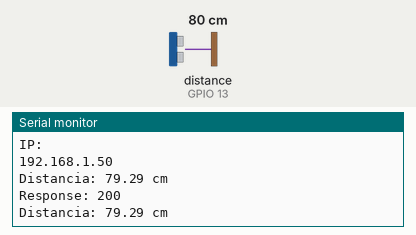
Bench run of a sketch on a simulated ESP32. On the bench: the last lines printed to the serial monitor. Wiring (inferred from the names in the program): ultrasonic range finder: trigger GPIO 12; echo GPIO 13. The test bench sets the inputs (shaded band); at power-on: distance to the obstacle (sensor on GPIO 13) 80 cm. The echo pulse lasts 58.3 µs per cm; WiFi joins after 1.5 s; servers stay silent unless stated; uploads are accepted with an empty reply.

Above: at 2.7 s.
2.8 s: distance to the obstacle (sensor on GPIO 13) set to 2 cm
At 3.6 s:
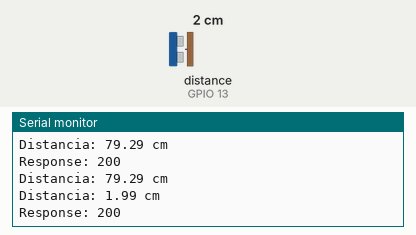
4.3 s: distance to the obstacle (sensor on GPIO 13) set to 4 cm
At 4.8 s:
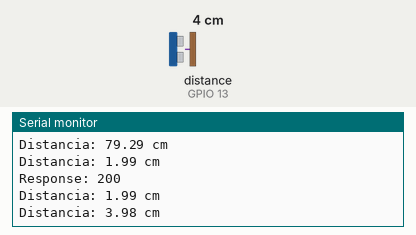
Timing chart, 0 to 7.3 s (numbered marks = the images above; inputs shaded):
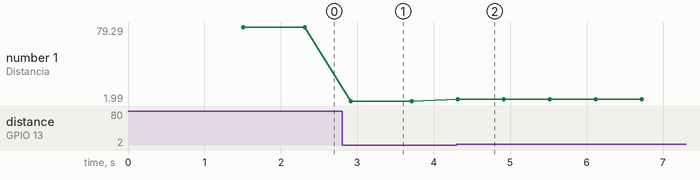

Measured:
- after the input at 2.8 s, the serial monitor: prints a new line after 0.11 s (image 1)
- after the input at 4.3 s, the serial monitor: prints a new line at once (image 2)
- plotted number 1: 79.29 → 1.99 after the input at 2.8 s, 1.99 → 3.98 after the input at 4.3 s

The sketch:

ESP32-Sensores-Comunicacion.ino
```cpp
#include <WiFi.h>
#include <HTTPClient.h>

// Configuracion de los sensores: pares trigger/echo y su spaceId
const int triggerPins[] = {12};
const int echoPins[] = {13};
const int sensorSpaceIds[] = {1};

const int numSensors = sizeof(triggerPins) / sizeof(triggerPins[0]);

bool currentOccupiedState[numSensors];
bool firstReading[numSensors];

const char *SERVER_URL = "http://DIRECCION_DEL_SERVIDOR:3000/sensors";
const char *WIFI_SSID = "TU_RED_WIFI";
const char *WIFI_PASSWORD = "TU_CLAVE_WIFI";

const unsigned long ECHO_TIMEOUT = 30000;
const float SOUND_SPEED_CM_PER_US = 0.034;
const float OCCUPIED_DISTANCE_CM = 15.0;

HTTPClient http;

void setup(){
  Serial.begin(115200);

  WiFi.mode(WIFI_STA);
  WiFi.begin(WIFI_SSID, WIFI_PASSWORD);
  /*
    WiFi.disconnect();
    delay(1000);

    Serial.println("Escaneando redes...");
    int n = WiFi.scanNetworks();
    Serial.print(n);

    if (n == 0) {
      Serial.println("No se encontraron redes");
    } else {
      for (int i = 0; i < n; ++i) {
        Serial.print("Red: ");
        Serial.print(WiFi.SSID(i));
        Serial.print(" | Señal: ");
        Serial.println(WiFi.RSSI(i));
      }
    }
  */

  while (WiFi.status() != WL_CONNECTED)
  {
    delay(500);
    Serial.print(".");
  }

  Serial.println("\nConectado!");
  Serial.println("IP: ");
  Serial.println(WiFi.localIP());

  for (int i = 0; i < numSensors; i++)
  {
    pinMode(echoPins[i], INPUT);
    pinMode(triggerPins[i], OUTPUT);
  }

  for (int i = 0; i < numSensors; i++)
  {
    currentOccupiedState[i] = false;
    firstReading[i] = true;
  }
}

void sendSensorState(int sensorIndex, bool isOccupied, float distance) {
  WiFiClient client;
  String url = String(SERVER_URL) + "/" + String(sensorSpaceIds[sensorIndex]);
  http.begin(client, url);
  http.setTimeout(10000);
  http.addHeader("Content-Type", "application/json");
  http.addHeader("Connection", "close");

  String jsonObject = "{";
  jsonObject += "\"sensorId\": " + String(sensorIndex) + ", ";
  jsonObject += "\"parkingId\": 1, ";
  jsonObject += "\"spaceId\": " + String(sensorSpaceIds[sensorIndex]) + ", ";
  jsonObject += "\"isOccupied\": " + String(isOccupied ? "true" : "false") + ", ";
  jsonObject += "\"distance\": " + String(distance) + ", ";
  jsonObject += "\"timestamp\": " + String(millis()) + ", ";
  jsonObject += "\"rssi\": " + String(WiFi.RSSI());
  jsonObject += "}";

  int response = http.PUT(jsonObject);

  Serial.print("Response: ");
  Serial.println(response);

  if (response <= 0) {
    Serial.print("HTTP error: ");
    Serial.println(http.errorToString(response));
  }

  http.end();
}

void triggerSensor(int triggerPin) {
  digitalWrite(triggerPin, LOW);
  delayMicroseconds(2);

  digitalWrite(triggerPin, HIGH);
  delayMicroseconds(10);

  digitalWrite(triggerPin, LOW);
}

long readPulseDuration(int echoPin) {
  return pulseIn(echoPin, HIGH, ECHO_TIMEOUT);
}

float readDistanceCm(int triggerPin, int echoPin) {
  triggerSensor(triggerPin);
  long duration = readPulseDuration(echoPin);
  if(duration <= 0) return -1;
  return (duration / 2.0) * SOUND_SPEED_CM_PER_US;
}

void loop() {
  for (int i = 0; i < numSensors; i++) {

    float distance = readDistanceCm(triggerPins[i], echoPins[i]);

    if (distance < 0) {
      Serial.println("Sin eco: se asume espacio libre");
    } else {
      Serial.print("Distancia: ");
      Serial.print(distance);
      Serial.println(" cm");
    }

    bool isOccupied = (distance > 0 && distance < OCCUPIED_DISTANCE_CM);

    if (firstReading[i] || isOccupied != currentOccupiedState[i])
    {
      sendSensorState(i, isOccupied, distance);

      currentOccupiedState[i] = isOccupied;
      firstReading[i] = false;
    }

    delay(100);
  }

  delay(500);
}
```
